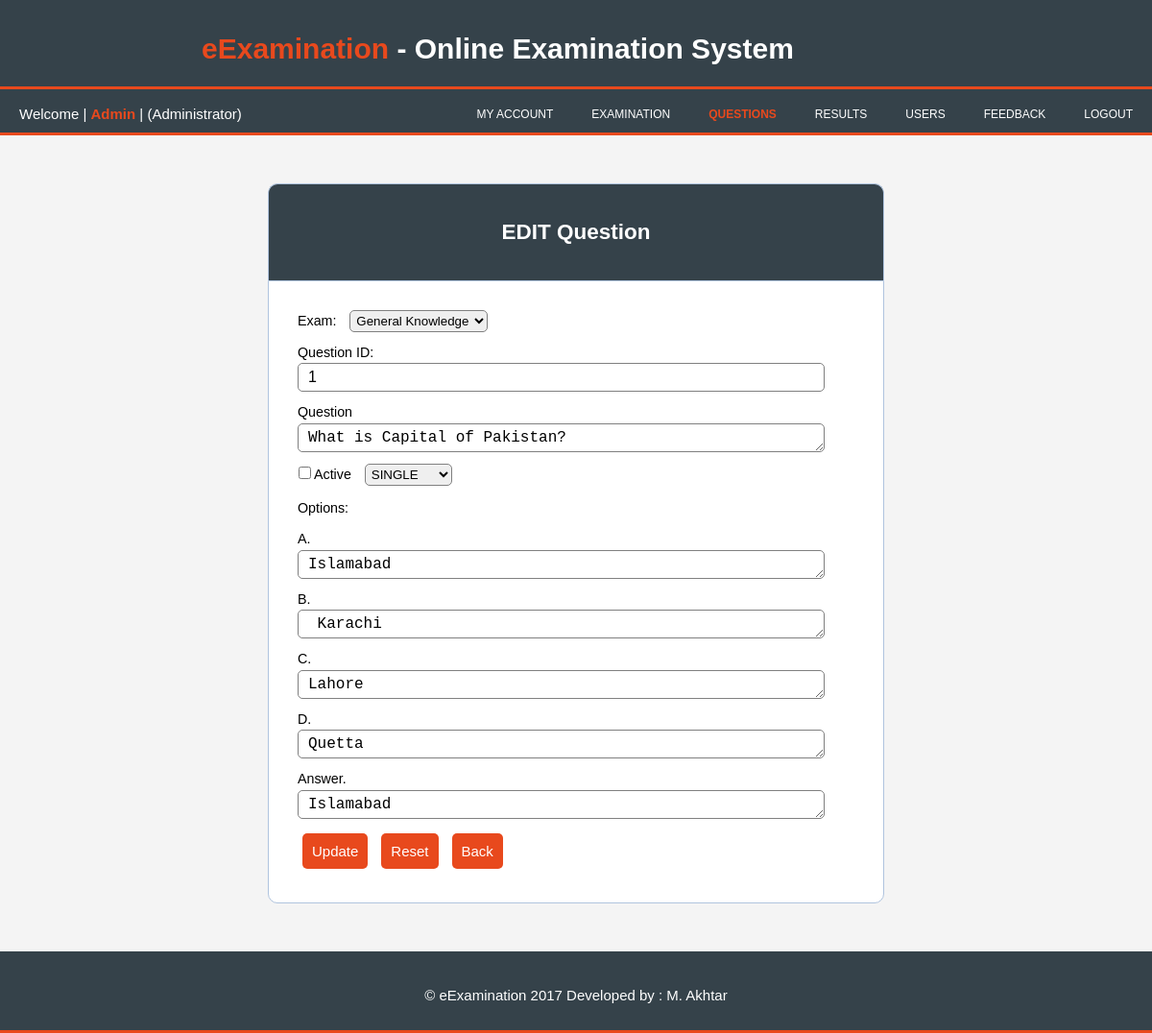
The page /inc/edit_question.php?update=1 (signed in) on the database its author committed.
### tables this page shows
CREATE TABLE `subject` (
  `sub_id` int(10) NOT NULL,
  `sub_name` varchar(256) NOT NULL,
  `sub_qst` int(10) NOT NULL,
  `sub_pass` int(10) NOT NULL,
  `sub_status` varchar(256) DEFAULT 'Inactive'
);

CREATE TABLE `question` (
  `qst_id` int(10) NOT NULL,
  `qst_name` varchar(200) DEFAULT NULL,
  `sub_id` int(10) NOT NULL,
  `qst_status` varchar(20) DEFAULT 'Active',
  `qst_type` varchar(20) DEFAULT NULL
);

CREATE TABLE `option` (
  `op_id` int(10) NOT NULL,
  `qst_id` int(10) NOT NULL,
  `sub_id` int(10) NOT NULL,
  `op_a` varchar(100) DEFAULT NULL,
  `op_b` varchar(100) DEFAULT NULL,
  `op_c` varchar(100) DEFAULT NULL,
  `op_d` varchar(100) DEFAULT NULL,
  `op_true` varchar(100) DEFAULT NULL
);

### inc/edit_question.php (the view, shortened to what this page needs)
<?php
	if(isset($_SESSION['u_uid']))
	{
		include_once '../inc/db.php';
?>
<!DOCTYPE html>
<html lang="en">
<head>
	<link rel="stylesheet" type="text/css" href="../style/style1.css">
</head>
<body>
	<?php
	 $id=@$_GET['update'];
	 $q="SELECT * FROM question WHERE qst_id=$id";
	 $r=mysqli_query($conn, $q);
	 while($res=mysqli_fetch_assoc($r))
	 {
		 $id1=$res['qst_id'];
		 $name=$res['qst_name'];
		 $sid=$res['sub_id'];
	 }
	 $qr="SELECT sub_name from subject where sub_id=$sid";
	 $rr=mysqli_query($conn,$qr);
	 $res=mysqli_fetch_assoc($rr);
	 $sname=$res['sub_name'];
	 $q2="SELECT * FROM option where qst_id=$id1";
	 $r2=mysqli_query($conn,$q2);
	 while($res2=mysqli_fetch_assoc($r2))
	 {
	 	$a=$res2['op_a'];
	 	$b=$res2['op_b'];
	 	$c=$res2['op_c'];
 		$d=$res2['op_d'];
 		$t=$res2['op_true'];
	 }
?>
	<header id="heading">
		<div class="container">
			<h1><span class="current">eExamination</span> - Online Examination System</h1>
		</div>
	</header>
	<nav>
			<ul>
				<li>Welcome <span>| <span class="highlight"><?php  echo $_SESSION['u_first'] ?></span> | </span> (<span>Administrator</span>)</li>
				<a href="../inc/logout_inc.php"><li>Logout</li></a>
				<a href="../Admin/feedback.php"><li>Feedback</li> </a>
				<a href="../Admin/users.php"><li>users</li></a>
				<a href="../Admin/result.php"><li>Results</li> </a>
				<a href="../Admin/question.php"><li><span class="highlight">Questions </span></li> </a>
				<a href="../Admin/examination.php"> <li>Examination</li></a>
			<a href="#"><li>My Account</li></a>
 			</ul>
	</nav>
	<section id="main">
	<div>
		<div class='header'>
		<h2>EDIT Question</h2>
	</div>
	<form class="form" method="POST" action="edit_question1.php">
		<div class="input-group">
			<label>Exam: </label>
			<select class="op" name="qst-subject">
				<option value='<?php echo $sname; ?>'><?php echo $sname; ?></option>
			</select>
		</div>
		<div class="input-group">
			Question ID:
			<input type="text" name="qst-id" value="<?php echo $id1;  ?>">
		</div>
		<div class="input-group">
			<label>Question</label>
			<textarea name="qst-name"><?php echo $name;  ?></textarea>
		</div>
		<div class="st">
			<input type="checkbox" name="qst-status" value="Active">Active
			<select class="op" name="qst-type">
				<option>SINGLE</option>
			</select>
		</div>
		<div class="input-group">
			Options:
		</div>
		<div class="input-group">
			<label>A.</label><br>
			<textarea name="a"><?php echo $a; ?></textarea>
		</div>
		<div class="input-group">
			<label>B.</label><br>
			<textarea name="b"> <?php echo $b; ?></textarea>
		</div>
		<div class="input-group">
			<label>C.</label><br>
			<textarea name="c"><?php echo $c; ?></textarea>
		</div>
		<div class="input-group">
			<label>D.</label> <br>
			<textarea name="d"><?php echo $d; ?></textarea>
		</div>
		<div class="input-group">
			<label>Answer. </label>
			<textarea name="ans"><?php echo $t; ?></textarea>
		</div>
		<div class="input-group">
			<button type="submit" name="submit" class="btn">Update</button>
			<button type="reset" name="reset" class="btn">Reset</button>
			<button name="back" class="btn" value="Back"><a href="../Admin/question.php" style="color: white;">Back </a></button>
		</div>
	</form>
	</div>
	</section>
	<footer id="f">
		<p> &copy; eExamination 2017 Developed by : M. Akhtar</p>
	</footer>
</body>
</html>
<?php
	}
	else
	{
		include 'logout_inc.php';
		header("Location: ../index.php?msg=Login First");
	}
?>

### style/style1.css (style rules this page uses)
body { font : 15px/1.5em Arial, Helvetica, sans-serif; padding:0; margin:0; background-color:#f4f4f4; }
.container { width:65%; margin:auto; overflow:hidden; }
ul { margin:0; padding:0; }
header { background:#35424a; color:#ffffff; padding-top:20px; min-height:70px; border-bottom:#e8491d 3px solid; }
header .current { color: #e8491d; font-weight: bold; }
nav { background:#35424a; color: #ffffff; padding-top:15px; min-height:30px; border-bottom:#e8491d 3px solid; }
nav a { color: #ffffff; text-decoration: none; text-transform: uppercase; font-size: 12px; float:right; }
nav li { display: inline; padding:0 20px 0 20px; }
nav .highlight { color:#e8491d; font-weight: bold; }
.header { width:50%; margin:50px auto 0; color:white; background:#35424a; text-align: center; border:1px solid #B0C4DE; border-bottom: none; border-radius: 10px 10px 0px 0px; padding: 20px; }
a { text-decoration:none; }
.form { font-size: 95%; width: 50%; margin: 0px auto; padding: 20px; border: 1px solid #B0C4DE; background:white; border-radius: 0px 0px 10px 10px; }
.input-group { margin: 10px 0px 10px 10px; }
.op { padding:2px; margin-left:10px; border-radius: 5px; border: 1px solid gray; }
.input-group input,textarea { height: 30px; width: 93%; padding: 5px 10px; font-size: 16px; border-radius: 5px; border: 1px solid gray; }
.st { padding:2px; margin-left: 5px; }
.btn { background: #e8491d; padding:10px; font-size: 15px; color:white; border:none; border-radius:5px; margin:5px; }
footer { background:#35424a; color: #ffffff; padding-top:20px; min-height:62px; border-bottom:#e8491d 3px solid; text-align: center; margin-top:50px; }

### rows shown on the page
subject: qst-subject "General Knowledge"
question: qst-id "1", qst-name "What is Capital of Pakistan?"
option: a "Islamabad", b "Karachi", c "Lahore", d "Quetta", ans "Islamabad"

### other values the page prints
$_SESSION['u_first'] "Admin"
